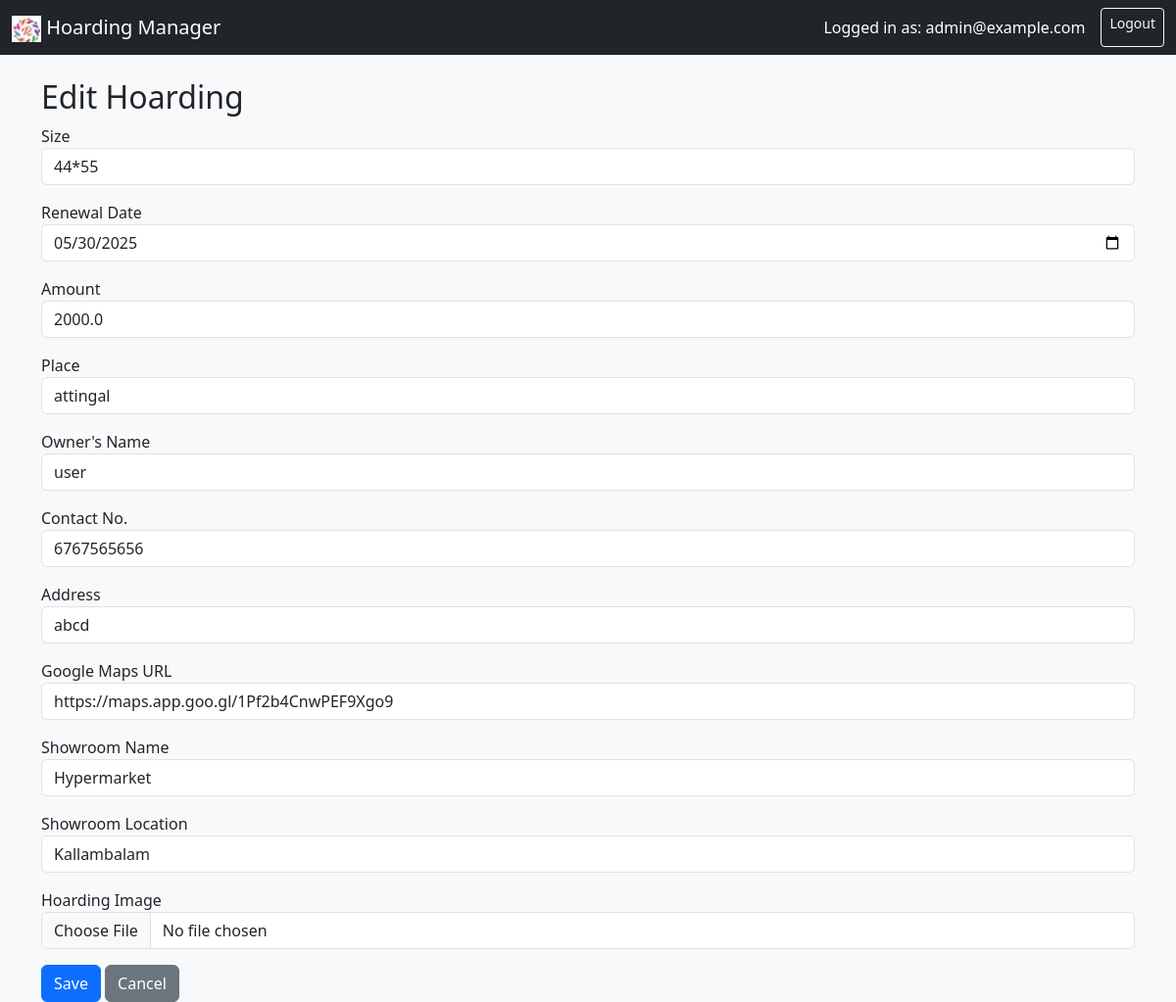
The app's page /edit/4 (signed in), older data.
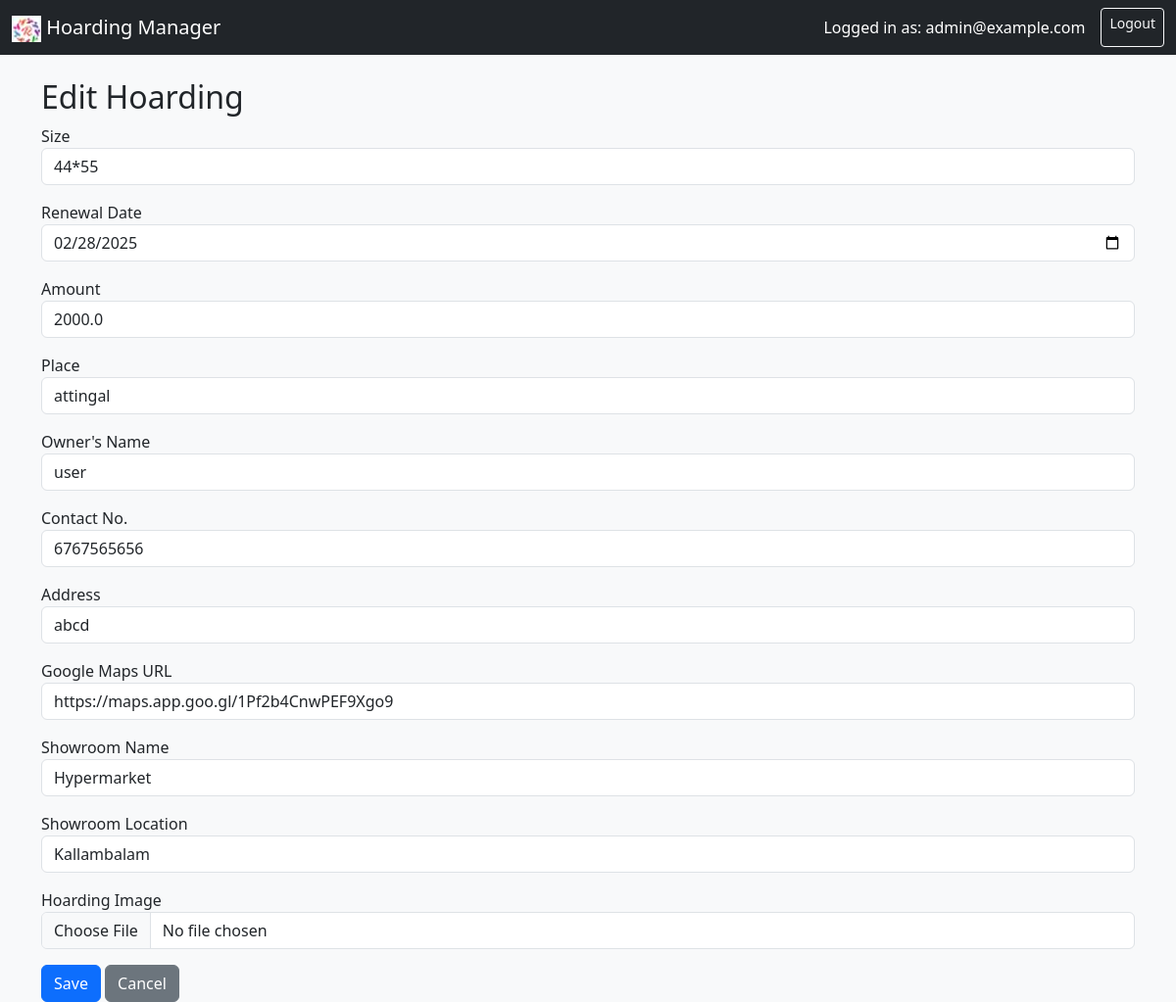
The same page, newer data.
### models.py (models this page shows)
class User(UserMixin, db.Model):
    id       = db.Column(db.Integer, primary_key=True)
    email    = db.Column(db.String(150), unique=True, nullable=False)
    password = db.Column(db.String(256), nullable=False)
    is_admin = db.Column(db.Boolean, default=False)

class Hoarding(db.Model):
    id                = db.Column(db.Integer, primary_key=True)
    size              = db.Column(db.String(50))
    renewal_date      = db.Column(db.Date)
    amount            = db.Column(db.Float)
    place             = db.Column(db.String(100))
    owner_name        = db.Column(db.String(100))
    contact           = db.Column(db.String(20))
    address           = db.Column(db.String(200))
    location_url      = db.Column(db.String(300))
    showroom_name     = db.Column(db.String(100))
    showroom_location = db.Column(db.String(100))
    image_filename    = db.Column(db.String(300))
    created_by        = db.Column(db.Integer, db.ForeignKey('user.id'))
    user = db.relationship('User', backref='hoardings')

### app.py (the view, shortened to what this page needs)
@app.route('/edit/<int:id>', methods=['GET', 'POST'])
@login_required
def edit(id):
    h = Hoarding.query.get_or_404(id)
    if not (current_user.id == h.created_by or current_user.is_admin):
        flash("Access denied.", "danger")
        return redirect(url_for('dashboard'))
    form = HoardingForm(obj=h)
    return render_template("hoarding_form.html", form=form, title="Edit Hoarding")

### forms.py
class HoardingForm(FlaskForm):
    size              = StringField("Size", validators=[DataRequired()])
    renewal_date      = DateField("Renewal Date", validators=[DataRequired()])
    amount            = FloatField("Amount", validators=[DataRequired()])
    place             = StringField("Place", validators=[DataRequired()])
    owner_name        = StringField("Owner's Name", validators=[DataRequired()])
    contact           = StringField("Contact No.", validators=[DataRequired()])
    address           = StringField("Address", validators=[DataRequired()])
    location_url      = StringField("Google Maps URL", validators=[DataRequired()])
    showroom_name     = StringField("Showroom Name")  # used via request.form
    showroom_location = StringField("Showroom Location")  # used via request.form
    image             = FileField("Hoarding Image", validators=[
                          FileAllowed(['jpg', 'png', 'jpeg', 'gif'], 'Images only!')
                      ])
    submit            = SubmitField("Save")

### app.py (called while the page is built)
@login_manager.user_loader
def load_user(user_id):
    return User.query.get(int(user_id))

### templates/hoarding_form.html (shortened to what this page needs)
{% extends 'base.html' %}
{% block content %}
<h2>{{ title or 'Add Hoarding' }}</h2>
<form method="POST" enctype="multipart/form-data">
  <div class="mb-3">{{ form.size.label }} {{ form.size(class="form-control") }}</div>
  <div class="mb-3">{{ form.renewal_date.label }} {{ form.renewal_date(class="form-control") }}</div>
  <div class="mb-3">{{ form.amount.label }} {{ form.amount(class="form-control") }}</div>
  <div class="mb-3">{{ form.place.label }} {{ form.place(class="form-control") }}</div>
  <div class="mb-3">{{ form.owner_name.label }} {{ form.owner_name(class="form-control") }}</div>
  <div class="mb-3">{{ form.contact.label }} {{ form.contact(class="form-control") }}</div>
  <div class="mb-3">{{ form.address.label }} {{ form.address(class="form-control") }}</div>
  <div class="mb-3">{{ form.location_url.label }} {{ form.location_url(class="form-control") }}</div>
  <div class="mb-3">{{ form.showroom_name.label }} {{ form.showroom_name(class="form-control") }}</div>
  <div class="mb-3">{{ form.showroom_location.label }} {{ form.showroom_location(class="form-control") }}</div>
  <div class="mb-3">{{ form.image.label }} {{ form.image(class="form-control") }}</div>
  <div class="mt-3">
    {{ form.submit(class="btn btn-primary") }}
    <a href="{{ url_for('dashboard') }}" class="btn btn-secondary">Cancel</a>
  </div>
</form>
{% endblock %}

### templates/base.html (shortened to what this page needs)
<!DOCTYPE html>
<html lang="en">
<head>
  <link href="https://cdn.jsdelivr.net/npm/bootstrap@5.3.3/dist/css/bootstrap.min.css" rel="stylesheet">
  <link href="{{ url_for('static', filename='css/styles.css') }}" rel="stylesheet">
</head>
<body class="bg-light">
  <nav class="navbar navbar-expand-lg navbar-dark bg-dark mb-4">
    <div class="container-fluid">
      <a class="navbar-brand" href="{{ url_for('dashboard') }}">
        <img src="{{ url_for('static', filename='logo.png') }}" alt="Logo" width="30"> Hoarding Manager
      </a>
      <div class="d-flex">
        {% if current_user.is_authenticated %}
          <span class="navbar-text me-3 text-white">Logged in as: {{ current_user.email }}</span>
          <a class="btn btn-outline-light btn-sm" href="{{ url_for('logout') }}">Logout</a>
        {% endif %}
      </div>
    </div>
  </nav>
  <main class="container">
    {% block content %}{% endblock %}
  </main>
</body>
</html>

### static/css/styles.css (style rules this page uses)
body { background-color: #f5f5f5; }

Row changes from the older to the newer data that the page shows:
changed Hoarding "attingal": renewal_date "05/30/2025" → "02/28/2025"
